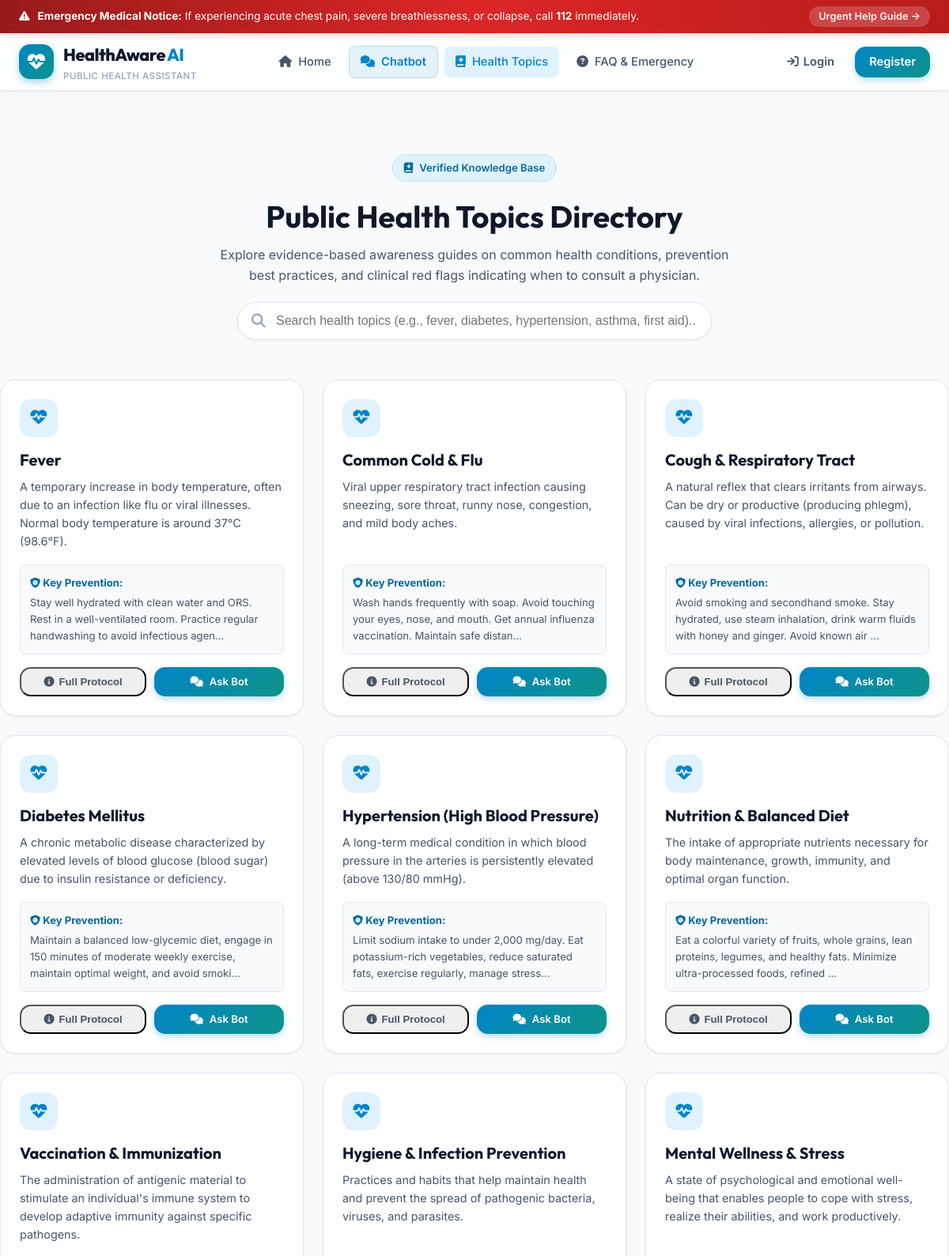
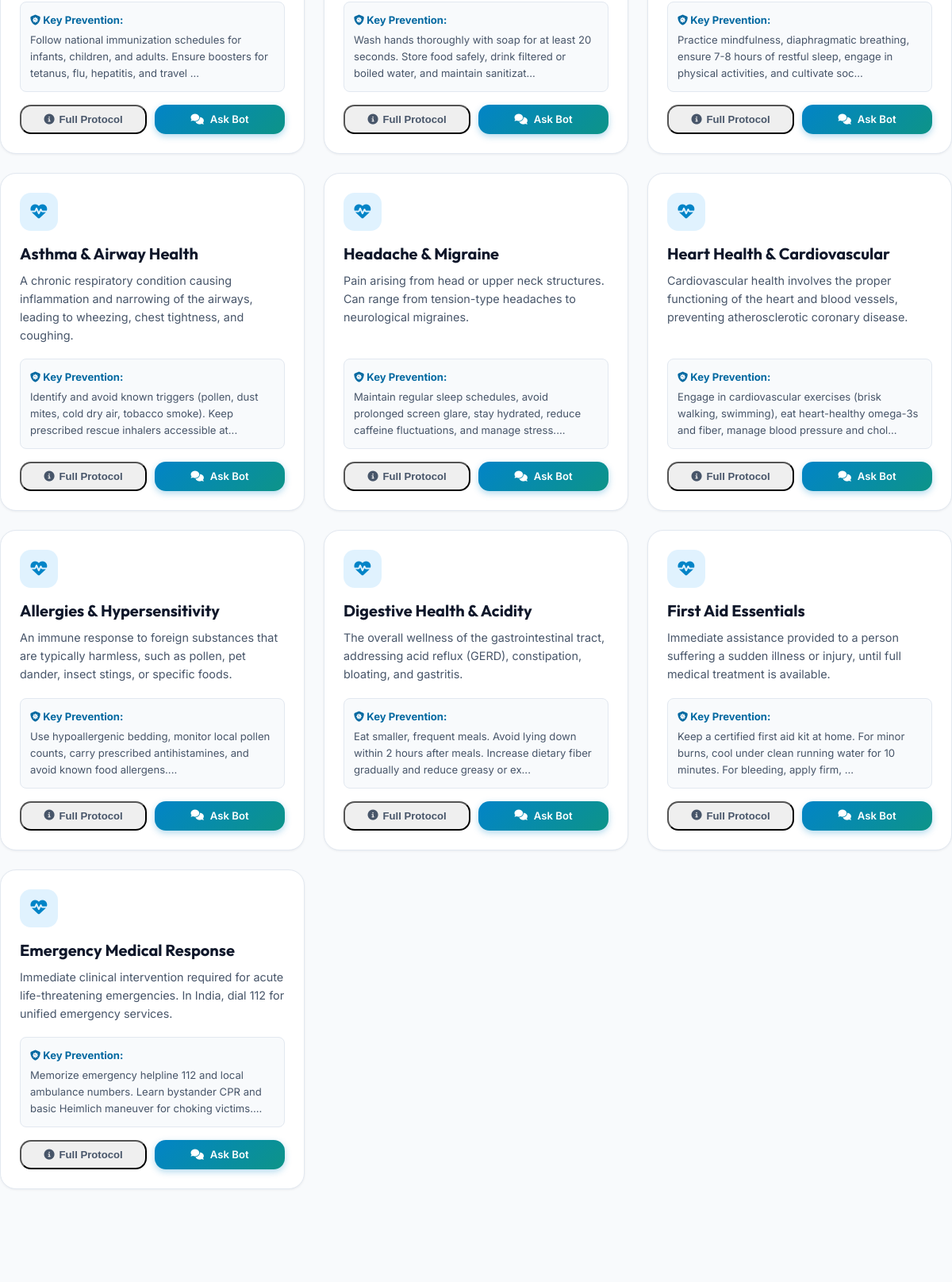
The app's page /topics (upper part) with its own data (2 pictures, top to bottom).
### tables this page shows
CREATE TABLE health_topics (
            topic_id INTEGER PRIMARY KEY,
            topic_name TEXT NOT NULL,
            description TEXT NOT NULL,
            prevention TEXT NOT NULL,
            when_to_seek_help TEXT NOT NULL
        );

### app.py (the view)
@app.route("/topics")
def topics():
    all_topics = get_all_health_topics()
    return render_template("topics.html", topics=all_topics)

### app.py (called while the page is built)
@app.context_processor
def inject_user():
    return dict(current_user=session.get("user"))

### database/database.py (called while the page is built)
def get_db_connection():
    os.makedirs(os.path.dirname(DB_PATH), exist_ok=True)
    conn = sqlite3.connect(DB_PATH)
    conn.row_factory = sqlite3.Row
    return conn

def get_all_health_topics():
    conn = get_db_connection()
    cursor = conn.cursor()
    cursor.execute("SELECT * FROM health_topics ORDER BY topic_id ASC")
    rows = cursor.fetchall()
    conn.close()
    return [dict(r) for r in rows]

### templates/topics.html (shortened to what this page needs)
{% extends "base.html" %}
{% block content %}
<div class="container" style="padding: 40px 0 60px;">
    <div class="topics-header">
        <span class="hero-badge-pill"><i class="fa-solid fa-book-medical"></i> Verified Knowledge Base</span>
        <h1 style="font-size: 2.4rem; margin-bottom: 12px;">Public Health Topics Directory</h1>
        <p style="color: var(--text-secondary); max-width: 650px; margin: 0 auto;">
            Explore evidence-based awareness guides on common health conditions, prevention best practices, and clinical red flags indicating when to consult a physician.
        </p>
        <div class="search-box-wrapper">
            <i class="fa-solid fa-magnifying-glass search-icon"></i>
            <input type="text" id="topicSearchInput" class="search-input" placeholder="Search health topics (e.g., fever, diabetes, hypertension, asthma, first aid)..." oninput="filterTopics()">
        </div>
    </div>
    <div class="topics-grid" id="topicsGrid">
        {% for topic in topics %}
        <div class="topic-card" id="topic-{{ topic.topic_id }}" data-title="{{ topic.topic_name | lower }}" data-desc="{{ topic.description | lower }}">
            <div class="topic-card-icon">
                <i class="fa-solid fa-heart-pulse"></i>
            </div>
            <h3 class="topic-card-title">{{ topic.topic_name }}</h3>
            <p class="topic-card-desc">{{ topic.description }}</p>
            <div style="margin-bottom: 16px; padding: 12px; background: #f8fafc; border-radius: var(--radius-sm); border: 1px solid var(--border-color); font-size: 0.82rem;">
                <strong style="color: #0369a1;"><i class="fa-solid fa-shield-virus"></i> Key Prevention:</strong>
                <p style="color: var(--text-secondary); margin-top: 4px;">{{ topic.prevention[:130] }}...</p>
            </div>
            <div class="topic-card-actions">
                <button type="button" class="btn-ghost" style="flex: 1; justify-content: center; font-size: 0.82rem;" onclick="openTopicModal({{ topic.topic_id }}, '{{ topic.topic_name | escape }}', '{{ topic.description | escape }}', '{{ topic.prevention | escape }}', '{{ topic.when_to_seek_help | escape }}')">
                    <i class="fa-solid fa-circle-info"></i> Full Protocol
                </button>
                <a href="{{ url_for('chat') }}?q=What are key guidelines for {{ topic.topic_name }}?" class="btn-primary-sm" style="flex: 1; justify-content: center; font-size: 0.82rem;">
                    <i class="fa-solid fa-comments"></i> Ask Bot
                </a>
            </div>
        </div>
        {% endfor %}
    </div>
</div>
{% endblock %}

### static/css/style.css (style rules this page uses)
:root { --primary: #0284c7; --primary-dark: #0369a1; --primary-light: #e0f2fe; --primary-gradient: linear-gradient(135deg, #0284c7 0%, #0d9488 100%); --secondary-gradient: linear-gradient(135deg, #6366f1 0%, #8b5cf6 100%); --emergency: #ef4444; --emergency-dark: #b91c1c; --emergency-light: #fee2e2; --emergency-glow: rgba(239, 68, 68, 0.35); --success: #10b981; --success-light: #d1fae5; --warning: #f59e0b; --warning-light: #fef3c7; --bg-main: #f8fafc; --bg-card: #ffffff; --bg-glass: rgba(255, 255, 255, 0.85); --text-primary: #0f172a; --text-secondary: #475569; --text-muted: #94a3b8; --border-color: #e2e8f0; --border-focus: #38bdf8; --shadow-sm: 0 1px 3px rgba(15, 23, 42, 0.06); --shadow-md: 0 4px 12px -2px rgba(15, 23, 42, 0.08), 0 2px 6px -1px rgba(15, 23, 42, 0.04); --shadow-lg: 0 12px 28px -4px rgba(15, 23, 42, 0.12), 0 4px 12px -2px rgba(15, 23, 42, 0.06); --shadow-hover: 0 20px 35px -6px rgba(2, 132, 199, 0.18); --radius-sm: 8px; --radius-md: 14px; --radius-lg: 20px; --radius-full: 9999px; --transition: all 0.25s cubic-bezier(0.4, 0, 0.2, 1); }
*, *::before, *::after { margin: 0; padding: 0; box-sizing: border-box; }
body { font-family: 'Inter', -apple-system, BlinkMacSystemFont, 'Segoe UI', Roboto, sans-serif; background-color: var(--bg-main); color: var(--text-primary); line-height: 1.6; min-height: 100vh; display: flex; flex-direction: column; overflow-x: hidden; }
h1, h2, h3, h4, h5, h6 { font-family: 'Outfit', sans-serif; color: var(--text-primary); font-weight: 700; line-height: 1.25; }
a { color: var(--primary); text-decoration: none; transition: var(--transition); }
.container { max-width: 1240px; margin: 0 auto; padding: 0 24px; }
.btn-primary-sm, .btn-primary { background: var(--primary-gradient); color: white; font-weight: 600; border-radius: var(--radius-md); padding: 8px 18px; border: none; cursor: pointer; box-shadow: 0 3px 8px rgba(2, 132, 199, 0.3); transition: var(--transition); display: inline-flex; align-items: center; gap: 8px; font-size: 0.92rem; }
.btn-ghost { color: var(--text-secondary); font-weight: 600; padding: 8px 14px; border-radius: var(--radius-md); display: inline-flex; align-items: center; gap: 6px; font-size: 0.92rem; }
.hero-badge-pill { display: inline-flex; align-items: center; gap: 8px; background: #e0f2fe; color: #0369a1; font-weight: 600; font-size: 0.82rem; padding: 6px 14px; border-radius: var(--radius-full); margin-bottom: 20px; border: 1px solid #bae6fd; }
.topics-header { text-align: center; padding: 40px 0 20px; }
.search-box-wrapper { max-width: 600px; margin: 20px auto 30px; position: relative; }
.search-input { width: 100%; padding: 14px 20px 14px 48px; border-radius: var(--radius-full); border: 1px solid var(--border-color); font-size: 1rem; box-shadow: var(--shadow-sm); outline: none; transition: var(--transition); }
.search-icon { position: absolute; left: 18px; top: 50%; transform: translateY(-50%); color: var(--text-muted); font-size: 1.1rem; }
.topics-grid { display: grid; grid-template-columns: repeat(auto-fill, minmax(320px, 1fr)); gap: 24px; margin-bottom: 60px; }
.topic-card { background: var(--bg-card); border: 1px solid var(--border-color); border-radius: var(--radius-lg); padding: 24px; box-shadow: var(--shadow-sm); transition: var(--transition); display: flex; flex-direction: column; }
.topic-card-icon { width: 48px; height: 48px; border-radius: var(--radius-md); background: var(--primary-light); color: var(--primary); display: flex; align-items: center; justify-content: center; font-size: 1.3rem; margin-bottom: 16px; }
.topic-card-title { font-size: 1.25rem; margin-bottom: 10px; }
.topic-card-desc { color: var(--text-secondary); font-size: 0.9rem; flex: 1; margin-bottom: 18px; }
.topic-card-actions { display: flex; gap: 10px; }

### records on screen
health_topics: topic_name "Fever", description "A temporary increase in body temperature, often due to an infection like flu or viral illnesses. Normal body temperature is around 37°C (98.6°F).", prevention "Stay well hydrated with clean water and ORS. Rest in a well-ventilated room. Practice regular handwashing to avoid infectious agen"
health_topics: topic_name "Common Cold & Flu", description "Viral upper respiratory tract infection causing sneezing, sore throat, runny nose, congestion, and mild body aches.", prevention "Wash hands frequently with soap. Avoid touching your eyes, nose, and mouth. Get annual influenza vaccination. Maintain safe distan"
health_topics: topic_name "Cough & Respiratory Tract", description "A natural reflex that clears irritants from airways. Can be dry or productive (producing phlegm), caused by viral infections, allergies, or pollution.", prevention "Avoid smoking and secondhand smoke. Stay hydrated, use steam inhalation, drink warm fluids with honey and ginger. Avoid known air"
health_topics: topic_name "Diabetes Mellitus", description "A chronic metabolic disease characterized by elevated levels of blood glucose (blood sugar) due to insulin resistance or deficiency.", prevention "Maintain a balanced low-glycemic diet, engage in 150 minutes of moderate weekly exercise, maintain optimal weight, and avoid smoki"
health_topics: topic_name "Hypertension (High Blood Pressure)", description "A long-term medical condition in which blood pressure in the arteries is persistently elevated (above 130/80 mmHg).", prevention "Limit sodium intake to under 2,000 mg/day. Eat potassium-rich vegetables, reduce saturated fats, exercise regularly, manage stress"
health_topics: topic_name "Nutrition & Balanced Diet", description "The intake of appropriate nutrients necessary for body maintenance, growth, immunity, and optimal organ function.", prevention "Eat a colorful variety of fruits, whole grains, lean proteins, legumes, and healthy fats. Minimize ultra-processed foods, refined"
health_topics: topic_name "Vaccination & Immunization", description "The administration of antigenic material to stimulate an individual's immune system to develop adaptive immunity against specific pathogens.", prevention "Follow national immunization schedules for infants, children, and adults. Ensure boosters for tetanus, flu, hepatitis, and travel"
health_topics: topic_name "Hygiene & Infection Prevention", description "Practices and habits that help maintain health and prevent the spread of pathogenic bacteria, viruses, and parasites.", prevention "Wash hands thoroughly with soap for at least 20 seconds. Store food safely, drink filtered or boiled water, and maintain sanitizat"
health_topics: topic_name "Mental Wellness & Stress", description "A state of psychological and emotional well-being that enables people to cope with stress, realize their abilities, and work productively.", prevention "Practice mindfulness, diaphragmatic breathing, ensure 7-8 hours of restful sleep, engage in physical activities, and cultivate soc"
health_topics: topic_name "Asthma & Airway Health", description "A chronic respiratory condition causing inflammation and narrowing of the airways, leading to wheezing, chest tightness, and coughing.", prevention "Identify and avoid known triggers (pollen, dust mites, cold dry air, tobacco smoke). Keep prescribed rescue inhalers accessible at"
health_topics: topic_name "Headache & Migraine", description "Pain arising from head or upper neck structures. Can range from tension-type headaches to neurological migraines.", prevention "Maintain regular sleep schedules, avoid prolonged screen glare, stay hydrated, reduce caffeine fluctuations, and manage stress."
health_topics: topic_name "Heart Health & Cardiovascular", description "Cardiovascular health involves the proper functioning of the heart and blood vessels, preventing atherosclerotic coronary disease.", prevention "Engage in cardiovascular exercises (brisk walking, swimming), eat heart-healthy omega-3s and fiber, manage blood pressure and chol"
health_topics: topic_name "Allergies & Hypersensitivity", description "An immune response to foreign substances that are typically harmless, such as pollen, pet dander, insect stings, or specific foods.", prevention "Use hypoallergenic bedding, monitor local pollen counts, carry prescribed antihistamines, and avoid known food allergens."
health_topics: topic_name "Digestive Health & Acidity", description "The overall wellness of the gastrointestinal tract, addressing acid reflux (GERD), constipation, bloating, and gastritis.", prevention "Eat smaller, frequent meals. Avoid lying down within 2 hours after meals. Increase dietary fiber gradually and reduce greasy or ex"
health_topics: topic_name "First Aid Essentials", description "Immediate assistance provided to a person suffering a sudden illness or injury, until full medical treatment is available.", prevention "Keep a certified first aid kit at home. For minor burns, cool under clean running water for 10 minutes. For bleeding, apply firm,"
health_topics: topic_name "Emergency Medical Response", description "Immediate clinical intervention required for acute life-threatening emergencies. In India, dial 112 for unified emergency services.", prevention "Memorize emergency helpline 112 and local ambulance numbers. Learn bystander CPR and basic Heimlich maneuver for choking victims."
